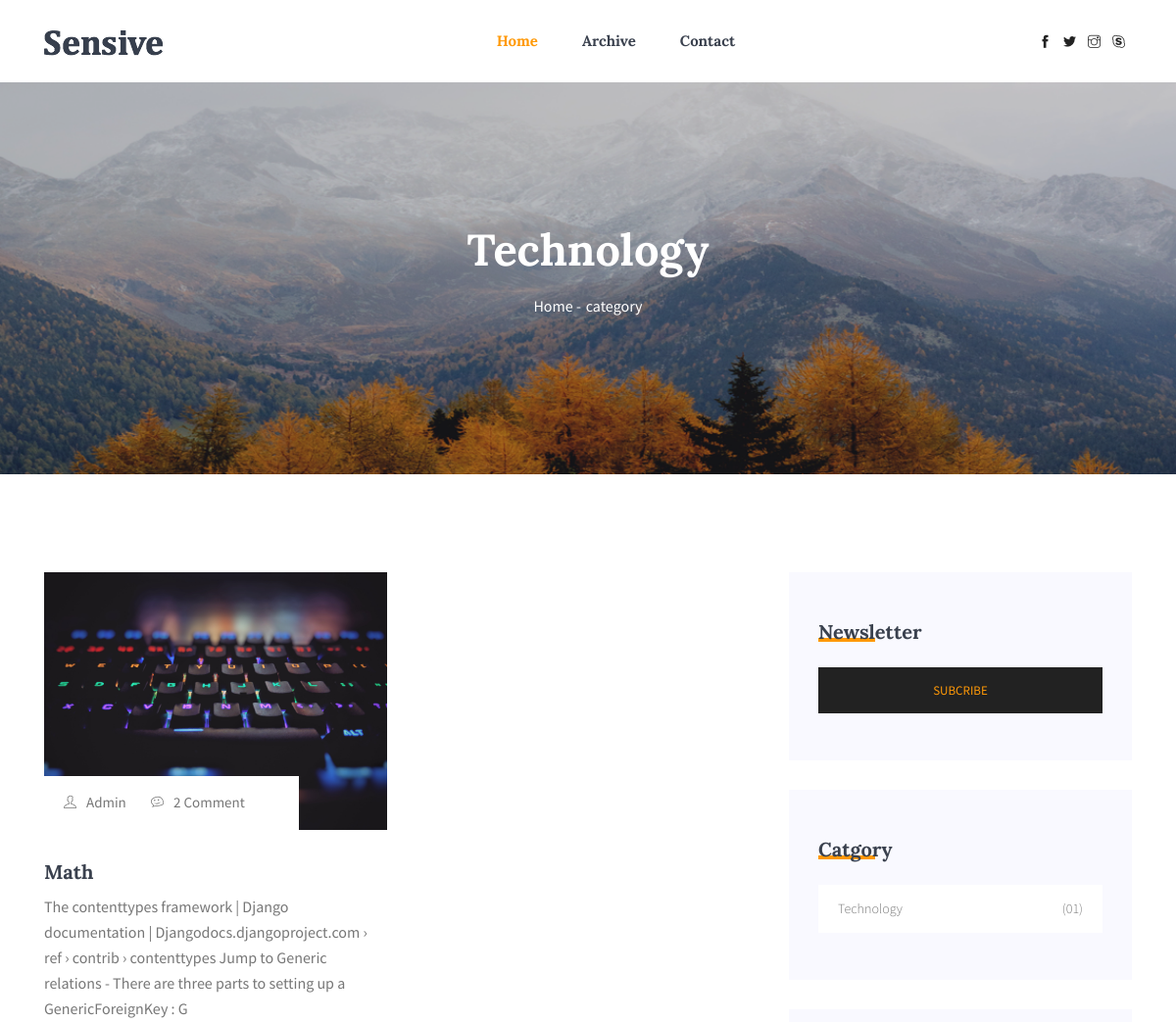
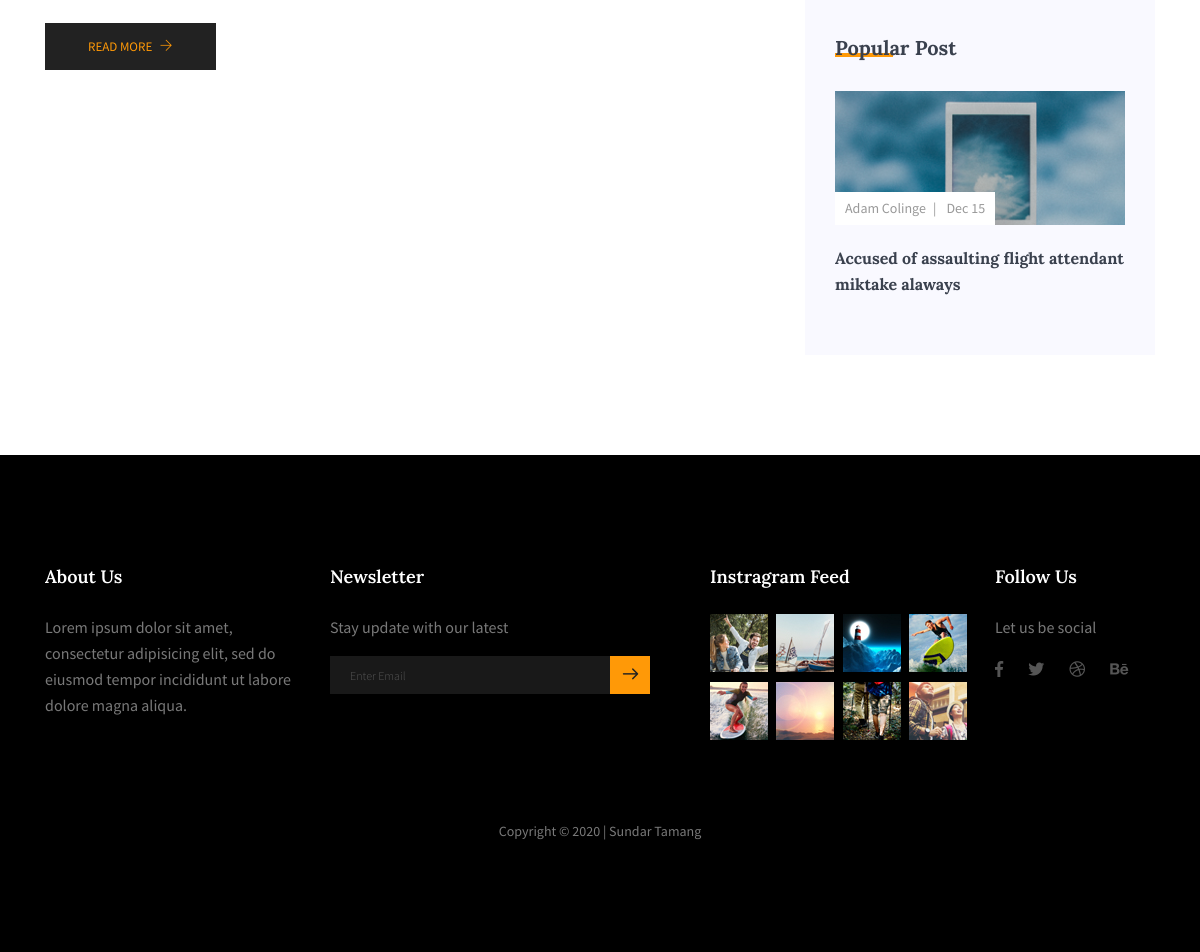
The page /category/technolog/ on the database its author committed (2 pictures, top to bottom).
### core/models.py (models this page shows, shortened)
class Category(models.Model):
    title = models.CharField(max_length = 150)
    slug = models.SlugField()
    class Meta:
        verbose_name = "Category"
        verbose_name_plural = "Categories"
        ordering = ['title']
    def __str__(self):
        return self.title

class Post(models.Model):
    title = models.CharField(max_length = 100)
    pub_date = models.DateTimeField(auto_now_add=True)
    category = models.ForeignKey(Category,on_delete=models.CASCADE)
    is_published = models.BooleanField(default=False,verbose_name='Is publisehd ?')
    image = models.ImageField(upload_to = 'pics/')
    author = models.ForeignKey(settings.AUTH_USER_MODEL,on_delete=models.CASCADE,verbose_name='Author')
    slug = models.SlugField()
    body = models.TextField(max_length = 900)
    class Meta:
        ordering = ['-pub_date']
    def summary(self):
        return self.body[:200]
    def get_absoulate_url(self):
        return reverse('core:details',kwargs ={
            'slug':self.slug
        })
    @property
    def comments(self):
        instance = self
        qs = Comment.objects.filter_by_instance(instance)
        return qs

### core/views.py (the view)
# urls.py: path('category/<slug>/', category,name='category'),
def category(request,slug):
    blogCategory = get_object_or_404(Category, slug=slug)
    print(blogCategory)
    order_qs = Post.objects.all().filter(category=blogCategory)
    comments = Comment.objects.all()
    context = {
        'categories' : count(),
        'cate' : order_qs,
        'blogCategory' : blogCategory,
        'comments' : comments
    }
    return render(request, 'category.html',context)

### comments/models.py (called while the page is built)
    def all(self):
        qs = super(CommentManager,self).filter(parent=None)
        return qs

    def filter_by_instance(self,instance):
        content_type = ContentType.objects.get_for_model(instance.__class__)
        obj_id = instance.id
        qs = super(CommentManager, self).filter(content_type=content_type,object_id=obj_id).filter(parent=None)
        return qs

### core/views.py (called while the page is built)
def count():
    category = Category.objects.annotate(count_post = Count('post'))
    return category

### template/category.html (shortened to what this page needs)
{% extends 'base.html' %}
{% load staticfiles %}
{% block body %}
  <section class="mb-30px">
    <div class="">
      <div class="hero-banner hero-banner--sm">
        <div class="hero-banner__content">
          <h1>{{blogCategory}} </h1>
          <nav aria-label="breadcrumb" class="banner-breadcrumb">
            <ol class="breadcrumb">
              <li class="breadcrumb-item"><a href="#">Home</a></li>
              <li class="breadcrumb-item active" aria-current="page"> category </li>
            </ol>
          </nav>
        </div>
      </div>
    </div>
  </section>
  <section class="blog-post-area section-margin">
    <div class="container">
      <div class="row">
        <div class="col-lg-8">
          <div class="row">
            {% for categories in cate %}
            <div class="col-md-6">
              <div class="single-recent-blog-post card-view">
                <div class="thumb">
                  <img class="card-img rounded-0" src="{{categories.image.url}}" alt="">
                  <ul class="thumb-info">
                    <li><a href="#"><i class="ti-user"></i>Admin</a></li>
                    <li><a href="#"><i class="ti-themify-favicon"></i>{{categories.comments.count}} Comment</a></li>
                  </ul>
                </div>
                <div class="details mt-20">
                  <a href="blog-single.html">
                    <h3>{{categories.title}}</h3>
                  </a>
                  <p>{{categories.summary}}</p>
                  <a class="button" href="{{categories.get_absoulate_url}}">Read More <i class="ti-arrow-right"></i></a>
                </div>
              </div>
            </div>
            {% endfor %}
          </div>
        </div>
        {% block sidebar %}{% include 'sidebar.html' %}{% endblock sidebar%}
        </div>
      </div>
  </section>
{% endblock %}

### template/sidebar.html (shortened to what this page needs)
{% load staticfiles %}
{% block sidebar %}
          <div class="col-lg-4 sidebar-widgets">
            <div class="widget-wrap">
              <div class="single-sidebar-widget newsletter-widget">
                <form method="POST"  action="{% url 'email-list-signup' %}">
                <h4 class="single-sidebar-widget__title">Newsletter</h4>
                  <button class="bbtns d-block mt-20 w-100">Subcribe</button>
              </form>
              </div>
              <div class="single-sidebar-widget post-category-widget">
                <h4 class="single-sidebar-widget__title">Catgory</h4>
                <ul class="cat-list mt-20">
                  {% for cate in categories%}
                  <li>
                    <a href="{% url 'core:category' slug=cate.slug %}" class="d-flex justify-content-between">
                      <p>{{cate}} </p>
                      <p>
                        {% if cate.count_post < 10 %}
                            (0{{cate.count_post}})
                        {% else %}
                            {{cate.count_post}}
                        {% endif %}
                      </p>
                    </a>
                  </li>
                  {% endfor %}
                </ul>
              </div>
              <div class="single-sidebar-widget popular-post-widget">
                <h4 class="single-sidebar-widget__title">Popular Post</h4>
                <div class="popular-post-list">
                  <div class="single-post-list">
                    <div class="thumb">
                      <img class="card-img rounded-0" src="{% static 'img/blog/thumb/thumb1.png' %}" alt="">
                      <ul class="thumb-info">
                        <li><a href="#">Adam Colinge</a></li>
                        <li><a href="#">Dec 15</a></li>
                      </ul>
                    </div>
                    <div class="details mt-20">
                      <a href="blog-single.html">
                        <h6>Accused of assaulting flight attendant miktake alaways{{pop_article.post__category}}</h6>
                      </a>
                    </div>
                  </div>
                </div>
              </div>
              </div>
        </div>
{% endblock sidebar %}

### rows shown on the page
Category: title "Technology", count_post "1"
Post: image (picture), comments.count "2", title "Math", summary "The contenttypes framework | Django documentation | Djangodocs.djangoproject.com › ref › contrib › contenttypes Jump to Generic relations - There are three parts to setting up a GenericForeignKey : G"
